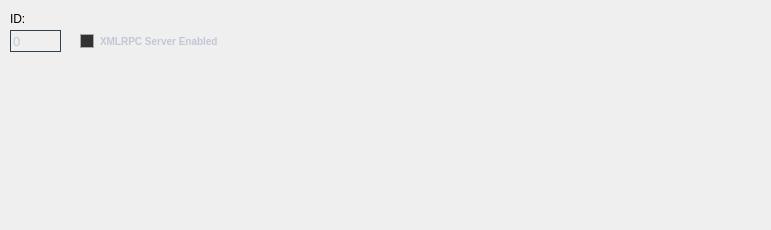
            <widget class="QWidget" name="page_xmlrpc_general_settings">
             <property name="geometry">
              <rect>
               <x>0</x>
               <y>0</y>
               <width>771</width>
               <height>230</height>
              </rect>
             </property>
             <attribute name="label">
              <string>General Settings</string>
             </attribute>
             <widget class="QLabel" name="lbl_xmlrpc_id">
              <property name="geometry">
               <rect>
                <x>10</x>
                <y>10</y>
                <width>51</width>
                <height>18</height>
               </rect>
              </property>
              <property name="font">
               <font>
                <family>Arial</family>
               </font>
              </property>
              <property name="text">
               <string>ID:</string>
              </property>
             </widget>
             <widget class="QCheckBox" name="chk_xmlrpc_enabled">
              <property name="geometry">
               <rect>
                <x>80</x>
                <y>30</y>
                <width>161</width>
                <height>22</height>
               </rect>
              </property>
              <property name="font">
               <font>
                <family>Arial</family>
                <pointsize>-1</pointsize>
                <weight>75</weight>
                <bold>true</bold>
               </font>
              </property>
              <property name="styleSheet">
               <string notr="true">
/*-----QCheckBox-----*/
QCheckBox
{
	background-color: transparent;
	color: #c2c7d5;
	font-size: 10px;
	font-weight: bold;
	border: none;
	border-radius: 5px;

}


/*-----QCheckBox-----*/
QCheckBox::indicator
{
    color: #b1b1b1;
    background-color: #323232;
    border: 1px solid darkgray;
    width: 12px;
    height: 12px;

}


QCheckBox::indicator:checked
{
    image:url(&quot;./ressources/check.png&quot;);
	background-color:  rgb(170, 255, 127);
    border: 1px solid rgb(170, 255, 127);

}

QCheckBox::indicator:unchecked
{
    image:url(&quot;./ressources/check.png&quot;);
	background-color: rgb(255, 116, 116);
    border: 1px solid rgb(255, 116, 116);

}



</string>
              </property>
              <property name="text">
               <string>XMLRPC Server Enabled</string>
              </property>
             </widget>
             <widget class="QSpinBox" name="nbr_xmlrpc_id">
              <property name="enabled">
               <bool>false</bool>
              </property>
              <property name="geometry">
               <rect>
                <x>10</x>
                <y>30</y>
                <width>51</width>
                <height>22</height>
               </rect>
              </property>
              <property name="font">
               <font>
                <family>Arial</family>
                <pointsize>-1</pointsize>
               </font>
              </property>
              <property name="styleSheet">
               <string notr="true">QSpinBox
{
	background-color: transparent;
	color: #c2c7d5;
	font-size: 13px;
 border: 1px solid #32414B;
}</string>
              </property>
              <property name="maximum">
               <number>69000</number>
              </property>
              <property name="value">
               <number>0</number>
              </property>
             </widget>
            </widget>
